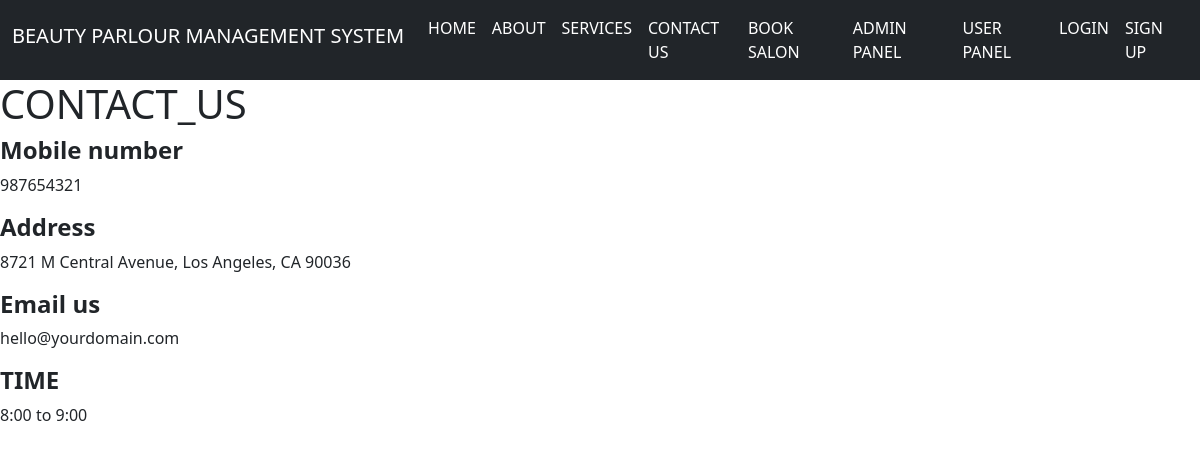
Page /contact_us.php on the committed database.
### tables this page shows
CREATE TABLE `tb_contact_us` (
  `id` int(11) NOT NULL,
  `mobile_number` bigint(10) NOT NULL,
  `address` varchar(200) NOT NULL,
  `email_us` varchar(35) NOT NULL,
  `time` varchar(200) NOT NULL
);

### contact_us.php (the view, shortened to what this page needs)
<?php
$servername = "localhost";
$username = "root";
$password = "";
$dbname = "beauty";
$port = 3307;
$conn = mysqli_connect($servername, $username, $password, $dbname,$port);
?>
<?php
require 'partials/navbar.php';
?>
<!doctype html>
<html lang="en">
  <head>
    <link href="https://cdn.jsdelivr.net/npm/bootstrap@5.3.3/dist/css/bootstrap.min.css" rel="stylesheet">
  </head>
  <body>
    <h1> CONTACT_US </h1>
  </body>
</html>
<?php
$sql = "SELECT * FROM tb_contact_us";
$result = mysqli_query($conn, $sql);
if (mysqli_num_rows($result) > 0) {
    while ($row = mysqli_fetch_assoc($result)) {
        echo "<h4><strong>Mobile number</strong></h4>";
        echo "<p>" . htmlspecialchars($row['mobile_number']) . "</p>";
        echo "<h4><strong>Address</strong></h4>";
        echo "<p>" . nl2br(htmlspecialchars($row['address'])) . "</p>";
        echo "<h4><strong>Email us</strong></h4>";
        echo "<p>" . nl2br(htmlspecialchars($row['email_us'])) . "</p>";
        echo "<h4><strong>TIME</strong></h4>";
        echo "<p>" . nl2br(htmlspecialchars($row['time'])) . "</p>";
    }
} else {
    echo "<p>No record found.</p>";
}
?>

### rows in the picture
tb_contact_us: mobile_number "987654321", address "8721 M Central Avenue, Los Angeles, CA 90036", email_us "hello@yourdomain.com", time "8:00 to 9:00"
